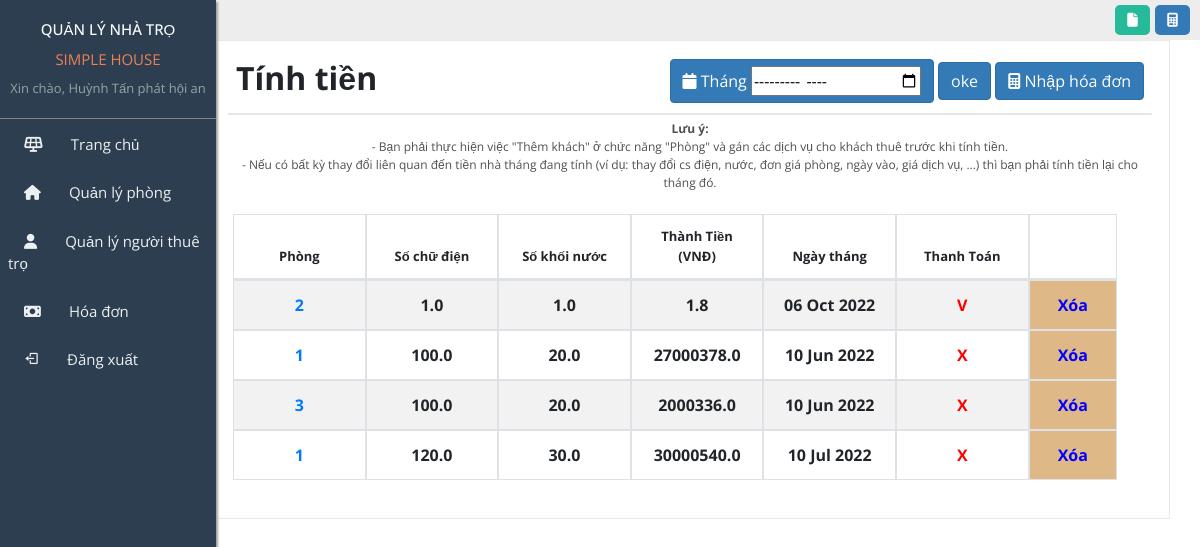
/bill/dashboard/ (signed in), run on the app's committed database.
### User/models.py (models this page shows, shortened)
class MyUser(AbstractBaseUser,PermissionsMixin):
    username=models.CharField(max_length=255,unique=True)
    email = models.EmailField(
        verbose_name='email address',
        max_length=255,
    )
    full_name=models.CharField(max_length=255)
    phone_number=models.CharField(max_length=12,null=True)
    address=models.CharField(max_length=255,null=True)
    is_active = models.BooleanField(default=True)
    is_owner=models.BooleanField(default=False)
    objects = MyUserManager()
    USERNAME_FIELD = 'username'
    REQUIRED_FIELDS = ['email','full_name']

### Bill/models.py (models this page shows, shortened)
class Bill(models.Model):
    room=models.ForeignKey(Room,on_delete=models.CASCADE)
    cubic_metres_of_water=models.FloatField()
    water_price=models.FloatField()
    electrict_number=models.FloatField()
    electricity_price=models.FloatField()
    discount=models.IntegerField(default=0)
    date=models.DateField()
    pay_status=models.BooleanField(default=False)
    def get_total_amount(self):
        return ((self.cubic_metres_of_water*self.water_price+self.electricity_price*self.electrict_number +self.room.room_price)
                *(100-self.discount))/100

### Room/models.py (models this page shows)
class Room(models.Model):
    class  Meta:
        constraints = [
            models.CheckConstraint(check=models.Q(room_number__gte=0,area__gte=0,
                                                  room_price__gte=0),name='gte 0'),
        ]
    room_id=models.CharField(max_length=20,primary_key=True)
    room_number=models.IntegerField(unique=True)
    area=models.CharField(max_length=20)
    room_price=models.FloatField(default=0)
    status=models.BooleanField(default=False)
    description=models.CharField(max_length=250,default="")
    def __str__(self):
        return "room number : "+str(self.room_number)

### Bill/views.py (the view, shortened to what this page needs)
# urls.py: path('dashboard/',views.BillSite.as_view(),name="bill_site"),
class BillSite(LoginRequiredMixin,TemplateView):
    template_name="manage_bill/dashboard.html"
    login_url='home:login'
    create_bill_form=CreateBillForm
    def get(self, request,month=None):
        context = self.get_context_data(month)
        return self.render_to_response(context)
    def get_context_data(self,month=None,*args,**kwargs):
        context=super().get_context_data(*args,**kwargs)
        print("months : ",)
        if month==None:
            bills=Bill.objects.all()
        else:
            bills=Bill.objects.filter(date__month=month)
        context['create_bill_form']=self.create_bill_form
        context['bills']=bills
        return context

### templates/manage_bill/dashboard.html (shortened to what this page needs)
{% extends "home/base.html" %}
{% load  static %}
{% block link %}
    <link rel="stylesheet" href="{% static 'bill/css/dashboard.css' %}">
{% endblock link %}
{% block dashboard %}
  <div class="inside">
        <header>
            <div class="header-left">
            </div>
            <div class="header-right">
                <div class="text">
                    <i class="fa-solid fa-file"></i>
                </div>
                <div class="calcula">
                    <i class="fa-solid fa-calculator"></i>
                </div>
            </div>
        </header>
        <div class="container container-bill">
            <div class="col-md-12 col-sm-12 col-xs-12">
                <div class="x_panel">
                    <div class="x_title">
                        <h2><strong>Tính tiền</strong></h2>
                        <ul class="nav navbar-right panel_toolbox">
                            <li>
                                <button class="btn btn-primary " type="month"
                                    title="Tính tiền phòng và dịch vụ hàng tháng" style="display: inline-block;"><i
                                        class="fa fa-calendar"></i> Tháng
                                        <input id="input-month" type="month">
                                </button>
                                <button class="btn btn-primary filter-month" >
                                        oke
                                </button>
                                <button class="btn btn-primary" type="button" id="input-bill_btn"
                                    title="Tính tiền phòng và dịch vụ hàng tháng" style="display: inline-block;"><i
                                        class="fa fa-calculator"></i> Nhập hóa đơn
                                </button>
                            </li>
                        </ul>
                    </div>
                    <div class="x_content">
                        <form data-parsley-validate="" class="form-horizontal form-label-left" method="post">
                            <div class="form-group">
                                <p>
                                    <strong>Lưu ý:</strong>
                                    <br>
                                    - Bạn phải thực hiện việc "Thêm khách" ở chức năng "Phòng" và gán các dịch vụ
                                    cho khách thuê trước khi tính tiền.
                                    <br>
                                    - Nếu có bất kỳ thay đổi liên quan đến tiền nhà tháng đang tính (ví dụ: thay đổi
                                    cs điện, nước, đơn giá phòng, ngày vào, giá dịch vụ, ...) thì bạn phải tính tiền
                                    lại cho tháng đó.
                                </p>
                            </div>
                            <div class="form-group">
                                <div id="table_wrapper"
                                    class="dataTables_wrapper form-inline dt-bootstrap no-footer">
                                    <div class="row" style="width: 100%">
                                        <div class="col-sm-12">
                                            <table id="table"
                                                class="table table-striped table-bordered dt-responsive nowrap dataTable"
                                                cellspacing="0" width="100%" role="grid">
                                                <thead>
                                                    <tr role="row" class="">
                                                        <th class="sorting_disabled" rowspan="1" colspan="1"
                                                            style="width: 15%; font-size: 13px">Phòng</th>
                                                        <th class="sorting_disabled" rowspan="1" colspan="1"
                                                            style="width: 15%; font-size: 13px">Số chữ điện</th>
                                                        <th class="sorting_disabled" rowspan="1" colspan="1"
                                                            style="width: 15%; font-size: 13px">Số khối nước</th>
                                                        <th class="dt-body-right sorting_disabled" rowspan="1"
                                                            colspan="1" style="width: 15%; font-size: 13px">Thành Tiền (VNĐ)</th>
                                                        <th class="dt-body-right sorting_disabled" rowspan="1"
                                                            colspan="1" style="width: 15%; font-size: 13px">Ngày tháng</th>
                                                        <th class="dt-body-right sorting_disabled" rowspan="1"
                                                            colspan="1" style="width: 15%; font-size: 13px">Thanh Toán</th>
                                                        <th class="dt-body-right sorting_disabled" rowspan="1"
                                                        colspan="1" style="width: 15%; font-size: 13px"></th>
                                                    </tr>
                                                </thead>
                                                <tbody class="infor-bill-table">
                                                    {% for bill in bills %}
                                                        <tr value="{{bill.id}}">
                                                            <th><a href="{% url 'bill:edit_bill' bill.id %}">{{bill.room.room_number}}</a></th>
                                                            <th>{{bill.electrict_number}}</th>
                                                            <th>{{bill.cubic_metres_of_water}}</th>
                                                            <th>{{bill.get_total_amount}}</th>
                                                            <th>{{bill.date|date:"d M Y"}}</th>
                                                            <th class="status_pay " style="color:red">
                                                                {% if bill.pay_status == False %}
                                                                    X
                                                                {% else %}
                                                                    V
                                                                {% endif %}
                                                            </th>
                                                            <th class="delete-bill"  value="{{ bill.id }}" style="background-color:burlywood">
                                                                Xóa
                                                            </th>
                                                        </tr>
                                                    {% endfor %}
                                                </tbody>
                                            </table>
                                    </div>
                                </div>
                            </div>
                        </form>
                    </div>
                </div>
            </div>
        </div>
  </div>
{% endblock dashboard %}

### templates/home/base.html (shortened to what this page needs)
{% load static %}
<!doctype html>
<html lang="en">
<head>
    <link rel="stylesheet" href="https://cdn.jsdelivr.net/npm/bootstrap@4.0.0/dist/css/bootstrap.min.css">
    <link rel="stylesheet" href="{% static 'home/css/style.css' %}">
    <link rel="stylesheet" href="https://cdnjs.cloudflare.com/ajax/libs/font-awesome/6.1.1/css/all.min.css"
 />
    <link href='https://unpkg.com/boxicons@2.1.2/css/boxicons.min.css' rel='stylesheet'>
    {% block link %}
    {% endblock link %}
</head>
<body>
    <div class="main">
        <section class="sidebar">
            <div class="sidebar-title">
                <h2>QUẢN LÝ NHÀ TRỌ</h2>
                <div class="sidebar-name-motel">
                    SIMPLE HOUSE
                </div>
                <div class="side-name-user">
                    Xin chào, {{request.user.full_name}}
                </div>
            </div>
            <div class="sidebar-menu">
                <ul>
                    <a href="{% url 'home:dashboard' %}">
                        <li><i class="fa-solid fa-solar-panel"></i>Trang chủ</li>
                    </a>
                    <a href="{% url 'room:manage_room' %}">
                        <li><i class="fa-solid fa-house"></i>Quản lý phòng</li>
                    </a>
                    <a href="{% url 'user:manage_user' %}">
                        <li><i class="fa-solid fa-user"></i>Quản lý người thuê trọ</li>
                    </a>
                    <a href="{% url 'bill:bill_site' %}">
                        <li><i class="fa-solid fa-money-bill"></i>Hóa đơn</li>
                    </a>
                    <a href="{% url 'home:logout' %}">
                        <li><i class='bx bx-log-out'></i>Đăng xuất</li>
                    </a>
                </ul>
            </div>
        </section>
        <section class="dashboard">
            {% block dashboard %}
            {% endblock dashboard %}
        </section>
    </div>
</body>
</html>

### static/home/css/style.css (style rules this page uses)
* { margin: 0; padding: 0; box-sizing: border-box; }
html, body { width: 100%; height: 100%; --bg: #e9eef4; --color-text: #0e0e0e; --color-boder: #bcbfc2; --btn-active: #bcbfc2; font-family: 'Open Sans', sans-serif; }
a { text-decoration: none; }
li { list-style: none; }
.main { display: flex; width: 100%; height: 100vh; position: relative; }
.sidebar { width: 18%; height: 100%; font-family: 'Open Sans', sans-serif; background-color: #2c3e50; position: fixed; top: 0; left: 0; z-index: 100; box-shadow: 2px 2px 2px rgb(164, 160, 160); }
.sidebar-title { text-align: center; display: block; padding: 20px 10px; border-bottom: 1px solid gray; }
.sidebar-title h2 { font-size: 15px; color: white; }
.sidebar-title .sidebar-name-motel { font-size: 15px; margin-top: 10px; color: #ec8056; }
.sidebar-title .side-name-user { margin-top: 0.5rem; font-size: 13px; color: #95a5a6; }
.sidebar-menu ul { display: block; }
.sidebar-menu ul li { padding: 0.7rem 0.5rem; margin-top: 0.2rem; position: relative; cursor: pointer; color: #ecf0f1; font-size: 15px; }
.sidebar-menu ul li::before { position: absolute; content: ""; width: 5px; height: 100%; background-color: #ec8056; top: 0; right: 0; z-index: 2; display: none; }
.sidebar-menu ul li i { margin: 0 1.75rem 0 1rem; }
.dashboard { width: 85%; margin-left: 15%; position: relative; }
.dashboard header { width: 100%; height: 40px; background: #EDEDED; padding: 10px 10px; display: flex; justify-content: space-between; align-items: center; }
.dashboard header .header-right { display: flex; }
.header-right .text { width: 35px; height: 30px; border-radius: 5px; background: #26B99A; text-align: center; cursor: pointer; }
.header-right .text i { line-height: 30px; font-size: 14px; color: #fff; }
.header-right .calcula { width: 35px; height: 30px; border-radius: 5px; background-color: #337ab7; text-align: center; margin-left: 5px; cursor: pointer; }
.header-right .calcula i { line-height: 30px; font-size: 14px; color: #fff; }
.x_title { padding: 0.5rem; border-bottom: 2px solid #e5e5e5; }
.x_content { padding: 0 5px 6px; position: relative; width: 100%; float: left; clear: both; margin-top: 5px; }

### static/bill/css/dashboard.css (style rules this page uses)
.container-bill { position: relative; }
.container-bill .x_title { display: flex; justify-content: space-between; }
.container-bill .form-group p { font-size: 12px; opacity: 0.8; }
.container-bill .x_panel { position: relative; width: 100%; margin-bottom: 10px; padding: 10px 17px; display: inline-block; background: #fff; border: 1px solid #E6E9ED; -webkit-column-break-inside: avoid; -moz-column-break-inside: avoid; column-break-inside: avoid; opacity: 1; transition: all .2s ease; }
table.dataTable { clear: both; margin-top: 6px !important; margin-bottom: 6px !important; max-width: none !important; border-collapse: separate !important; }
thead { display: table-header-group; vertical-align: middle; border-color: inherit; }
.container-bill .btn-primary { color: #fff; background-color: #337ab7; border-color: #2e6da4; }
.container-bill .table-bordered { border: none; }

### data on the page
MyUser: user.full_name "Huỳnh Tấn phát hội an"
Bill: {{ bill.id }} 21 (drawn), room.room_number "2", electrict_number "1.0", cubic_metres_of_water "1.0", get_total_amount "1.8", date "06 Oct 2022", pay_status "V"
Bill: {{ bill.id }} 22 (drawn), room.room_number "1", electrict_number "100.0", cubic_metres_of_water "20.0", get_total_amount "27000378.0", date "10 Jun 2022", pay_status "X"
Bill: {{ bill.id }} 23 (drawn), room.room_number "3", electrict_number "100.0", cubic_metres_of_water "20.0", get_total_amount "2000336.0", date "10 Jun 2022", pay_status "X"
Bill: {{ bill.id }} 24 (drawn), room.room_number "1", electrict_number "120.0", cubic_metres_of_water "30.0", get_total_amount "30000540.0", date "10 Jul 2022", pay_status "X"
